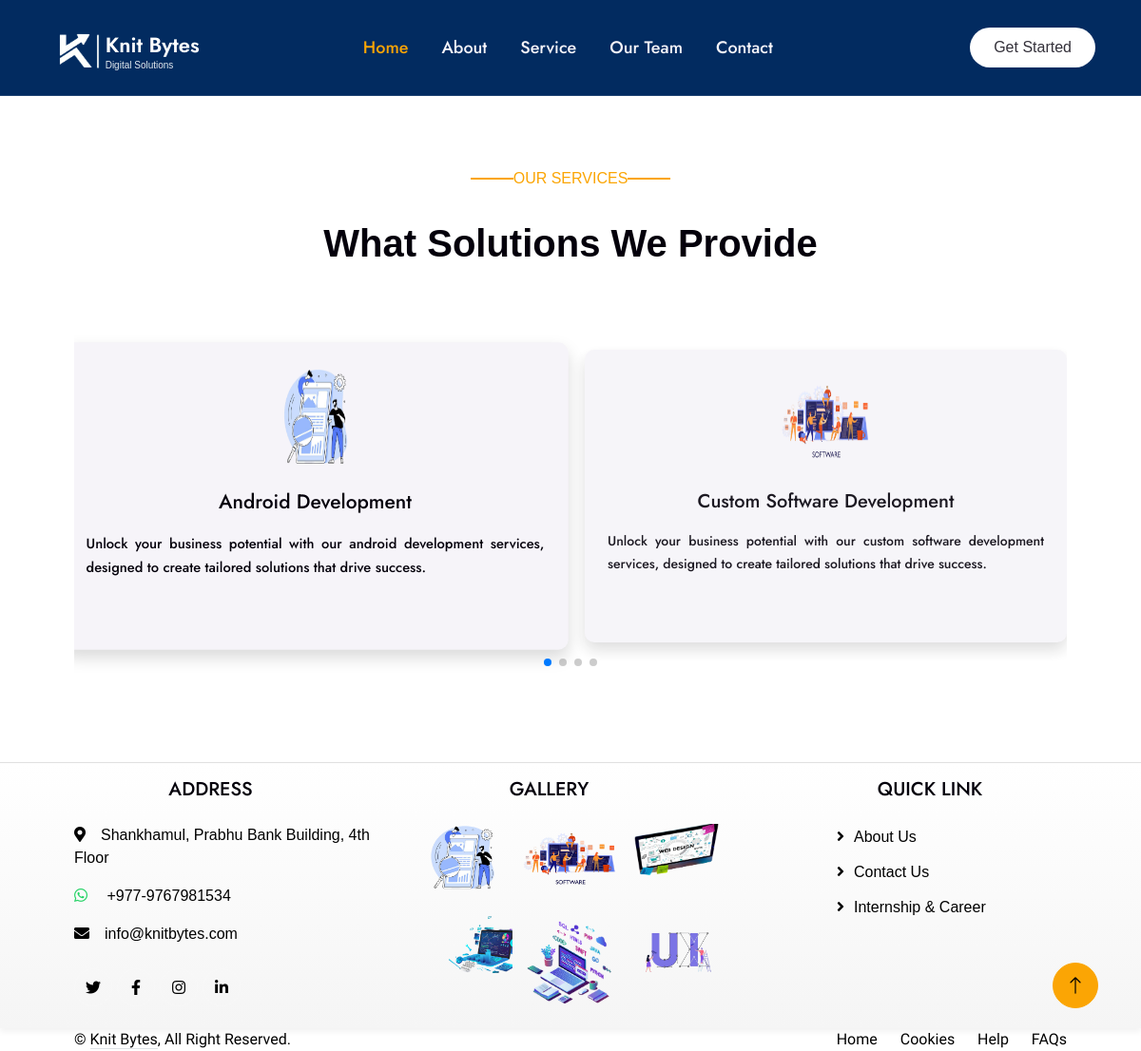
The app's page /service.php with its own data.
### tables this page shows
CREATE TABLE `services` (
  `id` int(30) NOT NULL,
  `title` text NOT NULL,
  `description` text DEFAULT NULL,
  `file_path` text DEFAULT NULL,
  `date_created` datetime NOT NULL DEFAULT current_timestamp(),
  `date_updated` datetime NOT NULL DEFAULT '0000-00-00 00:00:00' ON UPDATE current_timestamp()
);

### classes/DBConnection.php (called while the page is built, shortened)
<?php
class DBConnection{
    private $host = DB_SERVER;
    private $username = DB_USERNAME;
    private $password = DB_PASSWORD;
    private $database = DB_NAME;
    public $conn;
    public function __construct(){
        if (!isset($this->conn)) {
            $this->conn = new mysqli($this->host, $this->username, $this->password, $this->database);
        }
    }
}
?>

### classes/SystemSettings.php (called while the page is built, shortened)
<?php
class SystemSettings extends DBConnection{
	function info($field=''){
		if(!empty($field)){
			if(isset($_SESSION['system_info'][$field]))
				return $_SESSION['system_info'][$field];
			else
				return false;
		}else{
			return false;
		}
	}
}
$_settings = new SystemSettings();
?>

### config.php (called while the page is built, shortened)
<?php
require_once('classes/DBConnection.php');
require_once('classes/SystemSettings.php');
function validate_image($file){
	if(!empty($file)){
		if(is_file(base_app.$file)){
			return base_url.$file;
		}else{
			return base_url.'dist/img/no-image-available.png';
		}
	}else{
		return base_url.'dist/img/no-image-available.png';
	}
}
?>

### service.php (the view, shortened to what this page needs)
<?php require_once('config.php'); ?>
<!DOCTYPE html>
<html lang="en">
<head>
    <link href="https://cdnjs.cloudflare.com/ajax/libs/font-awesome/5.10.0/css/all.min.css" rel="stylesheet">
    <link href="https://cdn.jsdelivr.net/npm/bootstrap-icons@1.4.1/font/bootstrap-icons.css" rel="stylesheet">
    <link href="lib/animate/animate.min.css" rel="stylesheet">
    <link href="lib/owlcarousel/assets/owl.carousel.min.css" rel="stylesheet">
    <link href="lib/lightbox/css/lightbox.min.css" rel="stylesheet">
    <link href="css/bootstrap.min.css" rel="stylesheet">
    <link href="css/style.css" rel="stylesheet">
</head>
<body>
    <div class="container-xxl bg-white p-0">
        <div class="container-xxl position-relative p-0">
            <nav class="navbar navbar-expand-lg navbar-light px-4 px-lg-5 py-3 py-lg-0">
            <a href="index.php" class="navbar-brand p-0 d-flex align-items-center" style="min-height: 100px; max-height: none;">
    <img src="<?php echo validate_image($_settings->info('logo')) ?>"
         alt="Logo"
         style="height: 100px !important; width: auto; max-height: none; object-fit: contain;">
    <div class="ms-1 d-flex flex-column justify-content-center" style="margin-top: 10px;">
        <h3 class="m-0" style="font-weight: bold; color: white; font-size: 22px;" style=" font-family: 'Saira', sans-serif;">Knit Bytes</h3>
        <small style="font-size: 10px; color: white; opacity: 0.9;" style=" font-family: 'Saira', sans-serif;">Digital Solutions</small>
    </div>
</a>
                <div class="collapse navbar-collapse" id="navbarCollapse">
                    <div class="navbar-nav mx-auto py-0">
                        <a href="index.php" class="nav-item nav-link active">Home</a>
                        <a href="about.php" class="nav-item nav-link">About</a>
                        <a href="service.php" class="nav-item nav-link">Service</a>
                        <a href="team.php" class="nav-item nav-link">Our Team</a>
                        <a href="contact.php" class="nav-item nav-link">Contact</a>
                    </div>
                    <a href="admin/index.php" class="btn rounded-pill py-2 px-4 ms-3 d-none d-lg-block">Get Started</a>
                </div>
            </nav>
            <?php
$c_qry = $conn->query("SELECT * FROM contacts");
while ($row = $c_qry->fetch_assoc()) {
    $contact[$row['meta_field']] = $row['meta_value'];
}
?>
        <div class="container-xxl py-5">
    <div class="container py-5 px-lg-5">
        <div class="wow fadeInUp" data-wow-delay="0.1s">
            <p class="section-title text-secondary justify-content-center" style=" font-family: 'Saira', sans-serif; margin-top: 80px;">
                <span></span>Our Services<span></span>
            </p>
            <h1 class="text-center mb-5" style=" font-family: 'Saira', sans-serif;">What Solutions We Provide</h1>
        </div>
        <div class="swiper mySwiper">
            <div class="swiper-wrapper">
                <?php
                    $e_qry = $conn->query("SELECT * FROM services ORDER BY title ASC");
                    while($row = $e_qry->fetch_assoc()):
                ?>
                <div class="swiper-slide">
                    <div class="feature-item bg-light rounded text-center p-4 shadow">
                        <img src="<?php echo validate_image($row['file_path']) ?>"
                             alt="<?php echo $row['title'] ?>" class="img-fluid mb-4"
                             style="width: 100px; height: 100px;">
                        <h5 class="mb-3"><?php echo $row['title'] ?></h5>
                        <p class="m-0"><?php echo stripslashes(html_entity_decode($row['description'])) ?></p>
                    </div>
                </div>
                <?php endwhile; ?>
            </div>
            <div class="swiper-pagination"></div>
        </div>
    </div>
</div>
<link rel="stylesheet" href="https://cdn.jsdelivr.net/npm/swiper/swiper-bundle.min.css">
        <div class="container-fluid bg-white text-light footer wow fadeIn" data-wow-delay="0.1s" style="font-family: 'Saira', sans-serif; margin-top: -10px;">
    <div class="container py-3 px-lg-5">
        <div class="row g-4">
            <div class="col-md-4">
                <p class="section-title text-black h5 mb-4">Address<span></span></p>
                <p style="color: black;"><i class="fa fa-map-marker-alt me-3"></i><?php echo $contact['address']; ?></p>
                <p style="color: black;"><i class="fab fa-whatsapp me-3" style="color: #25D366;"></i> <?php echo $contact['mobile']; ?></p>
                <p style="color: black;"><i class="fa fa-envelope me-3"></i><?php echo $contact['email']; ?></p>
                <div class="d-flex pt-2">
                    <a class="btn btn-outline-black btn-social" href=""><i class="fab fa-twitter" style="color: black;"></i></a>
                    <a class="btn btn-outline-black btn-social" href="https://www.facebook.com/people/%F0%9D%90%8A%F0%9D%90%A7%F0%9D%90%A2%F0%9D%90%AD-%F0%9D%90%81%F0%9D%90%B2%F0%9D%90%AD%F0%9D%90%9E%F0%9D%90%AC/61573687555805/?name=FollowerInviteNotifRenderer"><i class="fab fa-facebook-f" style="color: black;"></i></a>
                    <a class="btn btn-outline-black btn-social" href=""><i class="fab fa-instagram" style="color: black;"></i></a>
                    <a class="btn btn-outline-black btn-social" href=""><i class="fab fa-linkedin-in" style="color: black;"></i></a>
                </div>
            </div>
            <div class="col-md-4 text-center">
                <p class="section-title text-black h5 mb-4">Gallery<span></span></p>
                <div class="row g-2 justify-content-center">
                    <div class="col-4"><img class="img-fluid" src="img/android.png" alt="Image"></div>
                    <div class="col-4"><img class="img-fluid" src="img/software.png" alt="Image"></div>
                    <div class="col-4"><img class="img-fluid" src="img/web.png" alt="Image"></div>
                    <div class="col-4"><img class="img-fluid" src="img/sd.png" alt="Image"></div>
                    <div class="col-4"><img class="img-fluid" src="img/wd2.png" alt="Image"></div>
                    <div class="col-4"><img class="img-fluid" src="img/ui.png" alt="Image"></div>
                </div>
            </div>
            <div class="col-md-3 offset-md-1 text-md-end" style="margin-left: auto;">
            <p class="section-title text-black h5 mb-4">Quick Link<span></span></p>
                <a class="btn btn-link" href="about.php" style="color: black; text-decoration: none;">About Us</a>
                <a class="btn btn-link" href="contact.php" style="color: black; text-decoration: none;">Contact Us</a>
                <a class="btn btn-link" href="contact.php" style="color: black; text-decoration: none;">Internship & Career</a>
            </div>
            </div>
        </div>
    </div>
    <div class="container px-lg-5">
        <div class="copyright" style="color: black;">
            <div class="row">
                <div class="col-md-6 text-center text-md-start mb-3 mb-md-0">
                    &copy; <a class="border-bottom" href="" style="color: black;">Knit Bytes</a>, All Right Reserved.
                </div>
                <div class="col-md-6 text-center text-md-end">
                    <div class="footer-menu">
                        <a href="index.php" style="color: black;">Home</a>
                        <a href="" style="color: black;">Cookies</a>
                        <a href="contact.php" style="color: black;">Help</a>
                        <a href="" style="color: black;">FAQs</a>
                    </div>
                </div>
            </div>
        </div>
    </div>
</div>
        <a href="#" class="btn btn-lg btn-secondary btn-lg-square back-to-top"><i class="bi bi-arrow-up"></i></a>
    </div>
</body>
</html>

### css/style.css (style rules this page uses)
:root { --primary: #022b60; --secondary: #FBA504; --light: #F6F4F9; --dark: #34313a; }
.back-to-top { position: fixed; display: none; right: 45px; bottom: 45px; z-index: 99; }
h1, h2, .fw-bold { font-weight: 700 !important; }
h3, h4, .fw-semi-bold { font-weight: 600 !important; }
h5, h6, .fw-medium { font-weight: 500 !important; }
.btn { font-weight: 500; transition: .5s; }
.btn-lg-square { width: 48px; height: 48px; }
.btn-square, .btn-sm-square, .btn-lg-square { padding: 0; display: flex; align-items: center; justify-content: center; font-weight: normal; border-radius: 50px; }
.navbar { font-family: "Saira", sans-serif; background-color: #022b60; transition: all 0.3s ease-in-out; }
.footer-menu a { margin-right: 20px; color: black; text-decoration: none; }
.footer-menu a:last-child { margin-right: 0; }
.navbar-light .navbar-brand img { max-height: 60px; transition: max-height 0.3s ease; }
.navbar-light .navbar-nav .nav-link { position: relative; margin-right: 35px; padding: 35px 0; font-family: 'Jost', sans-serif; font-size: 18px; font-weight: 500; color: var(--light) !important; outline: none; transition: .5s; }
.navbar-light .navbar-nav .nav-link:hover, .navbar-light .navbar-nav .nav-link.active { color: var(--secondary) !important; }
.navbar-light .navbar-brand img { max-height: 60px; transition: .5s; }
@media (min-width: 992px) { .navbar-light { position: absolute; width: 100%; top: 0; left: 0; border-bottom: 1px solid rgba(256, 256, 256, .1); z-index: 999; } }
@media (min-width: 992px) { .navbar-light .btn { color: var(--dark); background: #FFFFFF; } }
.container-xxl.py-5 { margin-top: 0; padding-top: 3rem; padding-bottom: 3rem; }
.section-title { display: flex; justify-content: center; align-items: center; margin-top: 0; margin-bottom: 2rem; font-weight: 500; text-transform: uppercase; }
.section-title span:first-child, .section-title span:last-child { position: relative; display: inline-block; margin-right: 15px; width: 30px; height: 2px; }
.section-title span:last-child { margin-right: 0; margin-left: 15px; }
.section-title span:first-child::after, .section-title span:last-child::after { position: absolute; content: ""; width: 15px; height: 2px; top: 0; right: -15px; }
.section-title span:last-child::after { right: auto; left: -15px; }
.section-title.text-secondary span:first-child, .section-title.text-secondary span:last-child, .section-title.text-secondary span:first-child::after, .section-title.text-secondary span:last-child::after { background: var(--secondary); }
.feature-item { transition: .5s; }
.footer { background-color: #ffffff; background-image: linear-gradient(to bottom, #ffffff, #f5f5f5); background-position: center top, center center; background-repeat: no-repeat; box-shadow: 0 4px 6px rgba(0, 0, 0, 0.05); border-top: 1px solid #e0e0e0; }
.footer .btn.btn-social { margin-right: 5px; width: 40px; height: 40px; display: flex; align-items: center; justify-content: center; color: var(--light); border: 1px solid rgba(256, 256, 256, .1); border-radius: 40px; transition: .3s; }
.footer .btn.btn-link { display: block; margin-bottom: 10px; padding: 0; text-align: left; color: var(--light); font-weight: normal; transition: .3s; }
.footer .btn.btn-link::before { position: relative; content: "\f105"; font-family: "Font Awesome 5 Free"; font-weight: 900; margin-right: 10px; }

### service.php (style rules this page uses)
.swiper { width: 100%; padding: 40px 0; }
.swiper-slide { display: flex; justify-content: center; }
.feature-item { transition: transform 1s ease-in-out, opacity 1s ease-in-out; opacity: 0.9; border-radius: 10px; background-color: #f9f9f9; padding: 20px; }
.swiper-slide-active .feature-item { opacity: 1; transform: scale(1.05); box-shadow: 0px 5px 15px rgba(0, 0, 0, 0.1); }

### records on screen
services: file_path (picture), title "Android Development", description "Unlock your business potential with our android development services, designed to create tailored solutions that drive success."
services: file_path (picture), title "Custom Software Development", description "Unlock your business potential with our custom software development services, designed to create tailored solutions that drive success."

### other values on screen
$contact['address'] "Shankhamul, Prabhu Bank Building, 4th Floor"
$contact['mobile'] "+977-9767981534"
$contact['email'] "info@knitbytes.com"
